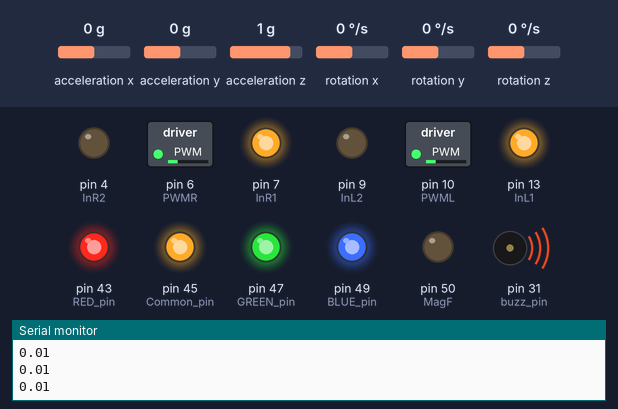
A sketch run on a simulated Arduino Mega 2560, built with avr-gcc and run on an emulated ATmega2560. On the bench: switched loads named in the sketch (green lamp = pin HIGH), output pins drawn as LEDs (lit = HIGH), buzzer (waves = sounding, pin HIGH), the last lines printed to the serial monitor. Wiring (inferred from the names in the program): MPU-6050 motion sensor at I2C address 0x68. Inputs (shaded band) come from the test bench; at power-on: acceleration x 0 g, rotation y 0 °/s, acceleration z 1 g, acceleration y 0 g, rotation x 0 °/s, rotation z 0 °/s.

Above: at 1.2 s.
1.3 s: acceleration x set to -1.4 g
At 1.73 s:
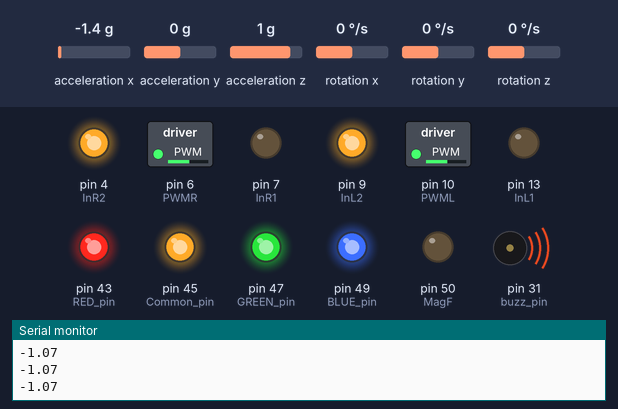
At 2.3 s:
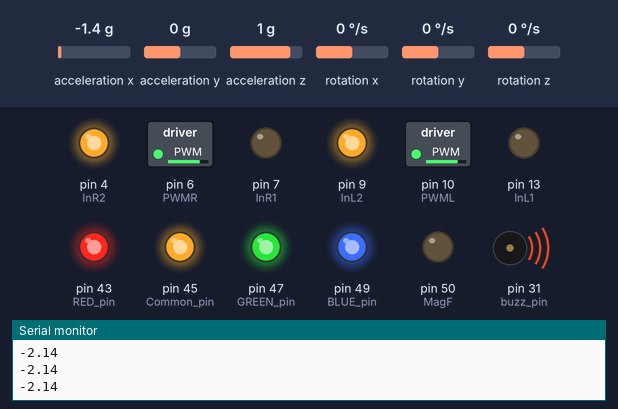
3.5 s: acceleration x set to 0.8 g
At 5.87 s:
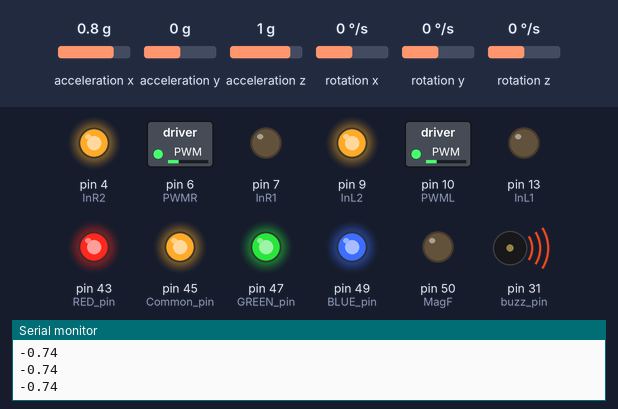
6.5 s: rotation y set to 100 °/s
9.5 s: acceleration z set to 0 g
Timing chart, 0 to 12.5 s (numbered marks = the images above; inputs shaded):
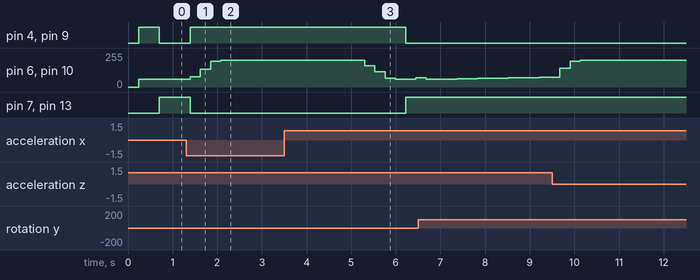

Measured:
- after the input at 1.3 s, pin 4 (InR2), pin 9 (InL2): LOW → HIGH after 0.09 s; pin 6 (PWMR), pin 10 (PWML): 60/255 → 76/255 after 0.09 s, → 135/255 0.23 s later, → 193/255 0.23 s later, → 200/255 0.23 s later; pin 7 (InR1), pin 13 (InL1): HIGH → LOW after 0.09 s
- after the input at 3.5 s, pin 4 (InR2), pin 9 (InL2): HIGH → LOW after 2.7 s; pin 6 (PWMR), pin 10 (PWML): 200/255 → 160/255 after 1.8 s, → 113/255 0.23 s later, → 67/255 0.23 s later, → 60/255 0.23 s later, … (5 changes in this stretch); pin 7 (InR1), pin 13 (InL1): LOW → HIGH after 2.7 s

The sketch:

saturday.ino
```cpp
//#include <Arduino.h>
//#include <SoftwareSerial.h>

#include <avr/io.h>
#include <avr/interrupt.h>
#include "I2Cdev.h"
//#include "MPU6050.h"
#if I2CDEV_IMPLEMENTATION == I2CDEV_ARDUINO_WIRE
    #include "Wire.h"
#endif
#ifdef abs
#undef abs
#endif

#define abs(x) ((x)>0?(x):-(x))
#define PI 3.1415926535897932384626433832795
const int MPU = 0x68; // MPU6050 I2C address
//MPU6050 accelgyro;

volatile int tot_overflow;
volatile int timer1Flag = 0;
//const int pinA =  3;

float init_time;
float dt2=20;
//#define rxPin 0
//#define txPin 1
float ax, ay, az;
float gx, gy, gz;
float yax, yay, yaz, ygx, ygy, ygz;
int f_cut = 5;
int n = 1;
float gxPrevious,gyPrevious,gzPrevious;
float ygx_prev, ygy_prev , ygz_prev , yax_prev ,yay_prev ,yaz_prev;
float roll,roll_prev,pitch,pitch_prev,yaw,omega;
float prev_lqr_torque,lqr_torque,torque;
float I_b = 0.0048167;
float x,x_dot,prev_x;
float theta,theta_dot,prev_theta;


//float k1=40.2370,  k2= 50.6292,k3=  -2000.5476,k4=   -50.7686;
//float k1=0.2370,  k2= -0.6292,  k3=  -900.00,  k4=   -0.0;
 //1.00000     0.51360  -105.28663    -7.34284
//float k1=-1.00000, k2=5.58,k3 = -15,k4= - 80.42088;
//float k1 = 31.623,   k2= 36.828, k3= -271.756,k4 =  -33.752;
//float k1 = 100.00, k2 =   109.09, k3= -1160.62,k4 =   -317.17;
//float k1 = 31.6228,k2=    12.8456,k3=  -134.2097,k4=    -8.2903;
//float k1 = 0.67316,k2=   -3.71111,k3=  -15.26510,k4=   -1.27307;
//float k1 = 0.086452,k2 = -1.228377,k3 =  -5.584156,k4=  -0.419026;
//float k1 = 0.25660,k2 = 1.66943,k3 = -6.05484,k4 = -0.55911;
//float k1 = 0.18126,k2 = -1.69480,k3 = -6.15988,k4 = -0.56176;
//float k1 =0.18126,k2 =-1.6948,k3 =-6.1599,k4 =-0.56176;
//float k1 =0.18287,k2 =-1.6138,k3 =-4.7406,k4 =-0.52045;
//float k1 =0.25887,k2 =-1.5836,k3 =-4.6478,k4 =-0.51804;
//float k1 =0.27322,k2 =0.1746,k3 =-4.2593,k4 =-0.00151;
//float k1 =0.27322,k2 =1.1746,k3 =-4.2593,k4 =-0.40151;
//float k1 =0.26943,k2 =1.2607,k3 =-5.3147,k4 =-0.43766;
//float k1 =1,k2 =0.1129,k3 =-65,k4 =-1.5;
//float k1 =1.5478,k2 =5.5149,k3 =-50.4391,k4 =-1.628;
//float k1 =1.9288,k2 =9.1311,k3 =-62.5589,k4 =-1.8164;
//float k1 =2.1986,k2 =7.9812,k3 =-51.3101,k4 =-3.5164;
//float k1 =2.4516,k2 =6.9707,k3 =-57.7848,k4 =-4.0715;
//float k1 =1.1575,k2 =1.2863,k3 =-61.005,k4 =-3.3925;
//float k1 =0.40436,k2 =-8.3847,k3 =-25.2536,k4 =-9.148;
//float k1 =1.1414,k2 =2.3377,k3 =-83.6186,k4 =-3.6214;
//float k1 =1.1881,k2 =-0.81173,k3 =-21.6576,k4 =-2.9583;
//float k1 =0.86509,k2 =-4.1194,k3 =-19.6959,k4 =-6.2396;
//float k1 =0.31623,k2 =0.079211,k3 =-5.8701,k4 =-0.48543;
//float k1 =1,k2 =0.57943,k3 =-6.8103,k4 =-1.0958;
float k1 =1.934,k2 =-2.6039,k3 =-20.4057,k4 =-6.2427;
float prev_time; //= millis();
float radius = 0.065/2.0, oneRevTicks = 270.0;
#define OUTPUT_READABLE_ACCELGYRO

//SoftwareSerial xbee =  SoftwareSerial(rxPin, txPin);


/*Team ID: 336
 * Team Members: Manish Dsilva, Amogh Zare, Pritam Mane, Kimaya Desai
 *
 */
 //Macros
#define MagF            50                     // electromagnet pin
#define buzz_pin        31                     // Buzzer pin
#define RED_pin         43                     //LED Pin
#define Common_pin      45                     //LED Pin
#define GREEN_pin       47                     //LED Pin
#define BLUE_pin        49                     //LED Pin
#define InL1            13                      // motor pin
#define PWML            10                      // PWM motor pin
#define InL2            9                       // motor pin
#define InR1            7                       // motor pin
#define PWMR            6                       // PWM motor pin
#define InR2            4                       // motor pin

//Global Variables
int received;
int analogX;
int analogY;

#define encodPinR1      2                       // encoder A pin
#define encodPinR2      3                       // encoder B pin
#define encodPinL1      18                       // encoder A pin
#define encodPinL2      19                       // encoder B pin

#define LOOPTIME        100                     // PID loop time
#define FORWARD         1                       // direction of rotation
#define BACKWARD        2                       // direction of rotation
#define RIGHTWARD       3                       // direction of rotation
#define LEFTWARD        4                       // direction of rotation

unsigned long lastMilli = 0;                    // loop timing
unsigned long lastMilliPrint = 0;               // loop timing
volatile int count_r = 0;                                 // right rotation counter
volatile int countInit_r;
volatile int count_l = 0;                                 // left rotation counter
volatile int countInit_l;
volatile int tickNumber = 0;
volatile boolean run_r = false;                                     // motor moves
volatile boolean run_l = false;


/*
 * motor_init(): To initialize motor pins
 * MAG_init(): To initialize Electromagnet Pins
 * LED_init(): To initialize the LED pins
 * BUZZ_init(): Buzzer initialization
 */
void setup() {
 Serial.begin(9600);
 motor_init();
 MAG_init();
 LED_init();
 BUZZ_init();
 accel_init();
 timer1_init();

 //pinMode(rxPin, INPUT);
 //pinMode(txPin, OUTPUT);
 //xbee.begin(19200);

}

void timer1_init()
{
    // set up timer with prescaler = 8
    TCCR1B |= (1 << CS11);
    //TCNT1 = 45536; //10ms
   // TCNT1 = 51536; //7ms
     TCNT1 = 57536; //4ms
    // TCNT1H = 0xC9;
    // TCNT1L = 0x50;
    // enable overflow interrupt
    TIMSK1 |= (1 << TOIE1);
    sei();
    tot_overflow = 0;
}

/*
 * Input: None
 * Output: None
 * Description: accelerometer Initialization
 * parameters: None
 */
void accel_init()
{
    //#if I2CDEV_IMPLEMENTATION == I2CDEV_ARDUINO_WIRE
    //Wire.begin();
    //#elif I2CDEV_IMPLEMENTATION == I2CDEV_BUILTIN_FASTWIRE
    //    Fastwire::setup(400, true);
    //#endif
   // Wire.beginTransmission(MPU);       // Start communication with MPU6050 // MPU=0x68
  //  Wire.write(0x6B);                  // Talk to the register 6B
   // Wire.write(0x00);                  // Make reset - place a 0 into the 6B register
    //Wire.write(0x1F);                  //register for gy;
    //Wire.write(0x05);
   // Wire.endTransmission(true);        //end the transmission

   // Wire.setClock(400000UL);
   // delay(100);


    // initialize device
    //Serial.println("Initializing I2C devices...");
    //accelgyro.initialize();

    Wire.begin();                      // Initialize comunication
  Wire.beginTransmission(MPU);       // Start communication with MPU6050 // MPU=0x68
  Wire.write(0x6B);                  // Talk to the register 6B
  Wire.write(0x00);                  // Make reset - place a 0 into the 6B register
  //Wire.write(0x1F);                  //register for gy;
  //Wire.write(0x05);
  Wire.endTransmission(true);        //end the transmission

}

void LED_init(){
    pinMode(RED_pin, OUTPUT);
    pinMode(Common_pin, OUTPUT);
    pinMode(GREEN_pin, OUTPUT);
    pinMode(BLUE_pin, OUTPUT);

    digitalWrite(RED_pin, HIGH);
    digitalWrite(Common_pin, HIGH);
    digitalWrite(GREEN_pin, HIGH);
    digitalWrite(BLUE_pin, HIGH);
}

/*
 * Input: None
 * Output: None
 * Description: Buzzer Initialization
 * parameters: None
 */
void BUZZ_init(){
    pinMode(buzz_pin, OUTPUT);
    digitalWrite(buzz_pin, HIGH);
}

/*
 * Input: None
 * Output: None
 * Description: Motor Initialization
 * parameters: None
 */
void motor_init(void)
{
 pinMode(InR1, OUTPUT);
 pinMode(InR2, OUTPUT);
 pinMode(PWMR, OUTPUT);
 pinMode(InL1, OUTPUT);
 pinMode(InL2, OUTPUT);
 pinMode(PWML, OUTPUT);

 pinMode(encodPinR1, INPUT);
 pinMode(encodPinR2, INPUT);
 pinMode(encodPinL1, INPUT);
 pinMode(encodPinL2, INPUT);

 //digitalWrite(encodPinR1, HIGH);                      // turn on pullup resistor
 //digitalWrite(encodPinR2, HIGH);
 //digitalWrite(encodPinL1, HIGH);                      // turn on pullup resistor
 //digitalWrite(encodPinL2, HIGH);

 //attachInterrupt(1, rencoder, RISING);               // arduino pin 3
 //attachInterrupt(4, lencoder, RISING);               // arduino pin 21
}

void moveMotor(int direction, int PWM_val, long tick)
{
 count_r = 0;
 count_l = 0;
 countInit_r = count_r;    // abs(count)
 countInit_l = count_l;
 tickNumber = tick;
 if(direction==FORWARD)
 {
  motorForward_R(PWM_val);
  motorForward_L(PWM_val);
 }
 else if(direction==BACKWARD)
 {
  //Serial.println("Backward");
  motorBackward_R(PWM_val);
  motorBackward_L(PWM_val);
 }
 else if(direction==RIGHTWARD)
 {
  motorForward_R(PWM_val);
  motorBackward_L(PWM_val);
 }
 else if(direction==LEFTWARD)
 {
  motorBackward_R(PWM_val);
  motorForward_L(PWM_val);
 }

}

void rencoder()
{                                    // pulse and direction, direct port reading to save cycles
 if(digitalRead(encodPinR1)==HIGH)   count_r ++;  //motors forward ticks++
 else if (digitalRead(encodPinR2)==HIGH)   count_r --; //motors backward ticks--
 if(run_r)
   if((abs(abs(count_r)-abs(countInit_r))) >= tickNumber)      motorBrake_R();
}

void lencoder()
{                                    // pulse and direction, direct port reading to save cycles
 if(digitalRead(encodPinL1)==HIGH)   count_l ++;  //motors forward ticks++
 else if (digitalRead(encodPinL2)==HIGH)   count_l --; //motors backward ticks--
 if(run_l)
   if((abs(abs(count_l)-abs(countInit_l))) >= tickNumber)      motorBrake_L();
}


void motorForward_L(int PWM_val)
{
    analogWrite(PWML, PWM_val);
    digitalWrite(InL1, LOW);
    digitalWrite(InL2, HIGH);
}

/*
 * Input: None
 * Output: None
 * Description: Forward Motion of Right Motor
 * parameters: PWM value
 */
void motorForward_R(int PWM_val)
{
    analogWrite(PWMR, PWM_val);
    digitalWrite(InR1, LOW);
    digitalWrite(InR2, HIGH);

}


/*
 * Input: None
 * Output: None
 * Description: Backward Motion of Left Motor
 * parameters: PWM value
 */
void motorBackward_L(int PWM_val)
{
    analogWrite(PWML, PWM_val);
    digitalWrite(InL1, HIGH);
    digitalWrite(InL2, LOW);
}


/*
 * Input: None
 * Output: None
 * Description: Backward Motion of Right Motor
 * parameters: PWM value
 */
void motorBackward_R(int PWM_val)
{
    analogWrite(PWMR, PWM_val);
    digitalWrite(InR1, HIGH);
    digitalWrite(InR2, LOW);
}


void motorBrake()  {
 analogWrite(PWMR, 0);
 analogWrite(PWML, 0);
 digitalWrite(InR1, HIGH);
 digitalWrite(InR2, HIGH);
 digitalWrite(InL1, HIGH);
 digitalWrite(InL2, HIGH);
 run_r = false;
 run_l = false;
}

void motorBrake_R()
{
 analogWrite(PWMR, 0);
 digitalWrite(InR1, HIGH);
 digitalWrite(InR2, HIGH);
 run_r = false;
}

void motorBrake_L()
{
 analogWrite(PWML, 0);
 digitalWrite(InL1, HIGH);
 digitalWrite(InL2, HIGH);
 run_l = false;
}

/*
 * Input: None
 * Output: None
 * Description: Electromagnet Initialization
 * parameters: None
 */
void MAG_init(void)
{
    pinMode(MagF, OUTPUT);
    digitalWrite(MagF, LOW);
}

/*
 * Input: None
 * Output: None
 * Description: Magnet Pickup
 * parameters: None
 */
void MagPick(void)
{
    digitalWrite(MagF, HIGH);
}

/*
 * Input: None
 * Output: None
 * Description: Magnet Drop
 * parameters: None
 */
void MagDrop(void)
{
    digitalWrite(MagF, LOW);
}


void lowpassfilter(float ax,float ay,float az,int16_t n,int16_t f_cut)
{
  float dT = 0.004;  //time in seconds
  float Tau= 1/(2*3.1457*f_cut);                   //f_cut = 5
  float alpha = Tau/(Tau+dT);                //do not change this line

  if(n == 1)
  {
    yax = (1-alpha)*ax ;
    yay = (1-alpha)*ay ;
    yaz = (1-alpha)*az ;
  }
  else
  {
    yax = (1-alpha)*ax + alpha*yax_prev;
    yay = (1-alpha)*ay + alpha*yay_prev;
    yaz = (1-alpha)*az + alpha*yaz_prev;
  }
  yax_prev = yax;
  yay_prev = yay;
  yaz_prev = yaz;

}

void highpassfilter(float gx,float gy,float gz,int16_t n,int16_t f_cut)
{

  float dT = 0.004;  //time in seconds
  float Tau= 1/(2*3.1457*f_cut);                   //f_cut = 5
  float alpha = Tau/(Tau+dT);                //do not change this line

  if(n == 1)
  {
    ygx = (1-alpha)*gx ;
    ygy = (1-alpha)*gy ;
    ygz = (1-alpha)*gz ;

  }
  else
  {
    ygx = (1-alpha)*ygx_prev + (1-alpha)*(gx - gxPrevious);
    ygy = (1-alpha)*ygy_prev + (1-alpha)*(gy - gyPrevious);
    ygz = (1-alpha)*ygz_prev + (1-alpha)*(gz - gzPrevious);
  }
  gxPrevious = gx;
  gyPrevious = gy;
  gzPrevious = gz;

  ygx_prev = ygx;
  ygy_prev = ygy;
  ygz_prev = ygz;

}

void comp_filter_pitch(float ax,float ay,float az,float gx,float gy,float gz)
{
  float alpha = 0.03;
  float dt = 0.007;

  if (n==1)
  {
    pitch = (1-alpha)*((-1)*gx*dt) + alpha*(atan(ay/abs(az))*180/PI);
  }
  else
  {
    pitch = (1-alpha)*(pitch_prev - (gx*dt)) + alpha*(atan(ay/abs(az))*180/PI);
  }
  pitch_prev=pitch;
}

void comp_filter_roll(float ax,float ay,float az,float gx,float gy,float gz)
{
  float alpha = 0.01;
  float dt = 0.004;

  if (n==1)
  {
    roll = (1-alpha)*((-1)*gy*dt) + alpha*(atan2(ax,abs(az))*180/PI);
  }
  else
  {
    roll = (1-alpha)*(roll_prev - (gy*dt)) + alpha*(atan2(ax,abs(az))*180/PI);
  }
  roll_prev=roll;
}
void motorControl(int torque)
{
 //torque between 0-255
 if (torque >= 0)
 { // drive motors forward

 torque = abs(torque);
 if(torque<60)
  torque = 60;
 motorForward_R(torque);
 motorForward_L(torque);
}
 else{
 // drive motors backward

 torque = abs(torque);
 if(torque<60)
  torque = 60;
 motorBackward_R(torque);
 motorBackward_L(torque);
 }
}

ISR(TIMER1_OVF_vect)
{
 // TCNT1 = 45536;  //10ms
 // TCNT1 = 51536; //7ms
  TCNT1 = 57536; //4ms
 // TCNT1H = 0xC9;
 // TCNT1L = 0x50;
  timer1Flag=1;
   //tot_overflow++;


    /*if (tot_overflow >= 1000 ) // NOTE: '>=' used instead of '=='
    {
        //flag=1;
        digitalWrite(3,LOW);
        //tot_overflow = 0;   // reset overflow counter
    }*/
}

void  readTiltAngle()
{
  //MPU
  //accelgyro.getMotion6(&ax, &ay, &az, &gx, &gy, &gz);
  accelGyro();
  //Serial.println(accelgyro.getRate());
  //lowpassfilter(ax,ay,az,n,2);
  //highpassfilter(gx,gy,gz,n,2);
  //comp_filter_pitch(yax,yay,yaz,ygx,ygy,ygz);
  //comp_filter_roll(yax,yay,yaz,ygx,ygy,ygz);
  comp_filter_roll(ax,ay,az,gx,gy,gz);
  //MPU ENDS

}

void lqrControl()
{
  //STATE VARIABLES

theta = (roll);//-0.09);
  //theta_dot = (theta-prev_theta)/dt2;
  theta_dot = (theta-prev_theta);
  if(n%5 == 0)
    {
      x = ((count_r)*2*PI*radius)/270.0; //displacement
      x_dot = (x - prev_x);
      countInit_r = count_r;
    }
  //STATE VARIABLES ENDS
  //Serial.println(theta);


  //PID
  int pid_torque = 300*theta+900*(theta-prev_theta)- 0*x-0*(x-prev_x);
  pid_torque = constrain(pid_torque, -150, 150);
  //if(pid_torque>=0)
  //pid_torque = map(pid_torque, 0, 200, 60,200);
  //else
  //pid_torque = map(pid_torque, -200, 0,-200,-60);

  //PID ENDS

  //Serial.print(300*theta);Serial.print("\t");Serial.println(250*(theta-prev_theta));
  lqr_torque =  ((-x*k1)+(-x_dot*k2)+(theta*k3/57.0)+(theta_dot*k4/57.0))*(255.0/12.0);
  lqr_torque = 14.400921*lqr_torque;
  lqr_torque = constrain(lqr_torque, -200, 200); //
  //Serial.print(x);Serial.print("\t");Serial.println(theta);

  //Serial.print(x*k1);Serial.print("\t");Serial.print(x_dot*k2);Serial.print("\t");Serial.print(theta*k3/57.0);Serial.print("\t");Serial.println(-theta_dot*k4/57.0);
  //PREVIOUS STATE VARIABLES
  prev_theta = theta;
  prev_x = x;
  //PREVIOUS STATE VARIABLES ENDS

  //Serial.print(abs(lqr_torque)); Serial.println();
  //Serial.println(constrain(pid_torque,-100,100));

  //Serial.println(theta);
  //Serial.println(theta_dot);

  //prev_lqr_torque = lqr_torque;
  //Serial.println(x_dot);
  //if(n%1 == 0)
  motorControl(lqr_torque);
  /*
  else if(yax>yaxUpperThreshold)
  {
    //Serial.print("Falling Backward");
    motorControl(-abs(lqr_torque));
  }
  else if(yax<yaxLowerThreshold)
  {
    //Serial.print("Falling Forward");Serial.print("\t");
    motorControl(abs(lqr_torque));
  }
  */
}

void zigbeeControl()
{

  //Serial.println();

  //Accept only if characters are 18 or more

  if(Serial.available()>=18)
  {
    //0x7E is the first byte of Xbee frame
    //Accept data starting with 0X7E
    if(Serial.read()==0x7E)
    {

      //Ignore the first 11 bytes of data
      for(int i=1 ; i < 11 ; i++)
      {
        byte discardByte = Serial.read();
      }

      //Accept the data from the 11th byte to 16th byte
      byte digitalMSB = Serial.read();
      byte digitalLSB = Serial.read();
      byte analogMSB1 = Serial.read();
      byte analogLSB1 = Serial.read();
      byte analogMSB2 = Serial.read();
      byte analogLSB2 = Serial.read();

      //Combining LSB and MSB by left shifting the MSB and adding it to the LSB
      int analogX = analogLSB1+ analogMSB1*256;
      int analogY = analogLSB2+ analogMSB2*256;

      //Serial.print(analogX);
      //Serial.print("\t");
      //Serial.println(analogY);

      int else_flag = 0;

      //Turn On the LED if the digitalMSB value is 0x01
      if(digitalMSB == 0x01) //led switch
      {
        digitalWrite(RED_pin, LOW);
        digitalWrite(GREEN_pin, HIGH);
        digitalWrite(BLUE_pin, HIGH);
        digitalWrite(MagF, LOW);
        digitalWrite(buzz_pin, HIGH);
        else_flag = 1;
      }

      //Turn On the Magnet if the digitalLSB value is 0x04
      if(digitalLSB == 0x04) //magnet switch
      {
        digitalWrite(MagF, HIGH);
        digitalWrite(buzz_pin, HIGH);
        digitalWrite(RED_pin, HIGH);
        digitalWrite(GREEN_pin, HIGH);
        digitalWrite(BLUE_pin, HIGH);
        else_flag = 1;
      }

      //Turn On the Buzzer if the digitalLSB value is 0x08
      else if(digitalLSB == 0x08) //buzzer switch
      {
        digitalWrite(buzz_pin, LOW);
        digitalWrite(MagF, LOW);
        digitalWrite(RED_pin, HIGH);
        digitalWrite(GREEN_pin, HIGH);
        digitalWrite(BLUE_pin, HIGH);
        else_flag = 1;
      }

      //Turn On the Magnet and Buzzer if the digitalLSB value is 0x0C
      else if(digitalLSB == 0x0C) //magnet and buzzer both
      {
        digitalWrite(MagF, HIGH);
        digitalWrite(buzz_pin, LOW);
        digitalWrite(RED_pin, HIGH);
        digitalWrite(GREEN_pin, HIGH);
        digitalWrite(BLUE_pin, HIGH);
        else_flag = 1;
      }

      //Turn off everything
      else if(else_flag == 0)
      {
        digitalWrite(RED_pin, HIGH);
        digitalWrite(GREEN_pin, HIGH);
        digitalWrite(BLUE_pin, HIGH);
        digitalWrite(MagF, LOW);
        digitalWrite(buzz_pin, HIGH);
      }

      //No Motion
      //Serial.print(analogX);Serial.print("\t");Serial.println(analogY);
      if((analogX > 1023) || (analogY > 1023 ))
        int a;

      //Both Wheels Forward
      else if((analogX > 900)  && (400 < analogY) && (analogY <800 ))
      {
        Serial.println("Both Wheels Forward");
        moveMotor(FORWARD,  200, 3*2);
      }

      //Both Wheels Backward
      else if((analogX > 900) && (analogY < 300) )
      {
        Serial.print("LSB ");
        Serial.println(digitalLSB);
        Serial.println(digitalMSB);
        moveMotor(BACKWARD,  200, 3*2);
      }

      //Left Wheel Backward, Right Wheel Forward
      else if((400< analogX)&&(analogX <800 )&& (analogY > 900) )
      {
        Serial.println("left wheel Backward, right wheel Forward");
        moveMotor(RIGHTWARD,  200, 3*2);
      }

      //Left Wheel Forward, Right Wheel Backward
      else if((analogX < 300) && (analogY > 900))
      {
        Serial.println("left wheel Forward, right wheel Backward");
        moveMotor(LEFTWARD,  200, 3*2);
      }

      else
      {
        motorBrake();
      }

    }
  }
}

void accelGyro()
{
  Wire.beginTransmission(MPU);
  Wire.write(0x3B); // Start with register 0x3B (ACCEL_XOUT_H)
  Wire.endTransmission(false);
  Wire.requestFrom(MPU, 6, true); // Read 6 registers total, each axis value is stored in 2 registers
  //For a range of +-2g, we need to divide the raw values by 16384, according to the datasheet
  ax = (Wire.read() << 8 | Wire.read())/ 16384.0; // X-axis value
  ay = (Wire.read() << 8 | Wire.read())/ 16384.0; // Y-axis value
  az = (Wire.read() << 8 | Wire.read())/ 16384.0; // Z-axis value

  Wire.beginTransmission(MPU);
  Wire.write(0x43); // Gyro data first register address 0x43
  Wire.endTransmission(false);
  Wire.requestFrom(MPU, 6, true);

  gx = (Wire.read() << 8 | Wire.read()) ; // For a 250deg/s range we have to divide first the raw value by 131.0, according to the datasheet
  gy = (Wire.read() << 8 | Wire.read())/131.0 ;
  gz = (Wire.read() << 8 | Wire.read()) ;
gy-=5.35;//*131;//*2.28;

ax=ax-0.03;
ay=ay+0.005+0.02;
az=az-0.08+0.02;
//
//  Serial.print("\tGyX: ");
//  Serial.print(gx);
//  Serial.print("\tGyY: ");
//  Serial.print(gy);
////  Serial.print("\tGyZ: ");
////  Serial.print(gz);
//
//  Serial.print("\taX: ");
//  Serial.print(ax);
//  Serial.print("\taY: ");
//  Serial.print(ay);
//  Serial.print("\taZ: ");
//  Serial.println(az);
//

}


void loop()
{
  if(timer1Flag==1)
  {
    readTiltAngle();
    lqrControl();
   // zigbeeControl();
    timer1Flag=0;
  }
  Serial.println(roll);
  //Serial.println(dt2*1000);
  //delay(7);
  n++;

}
```
